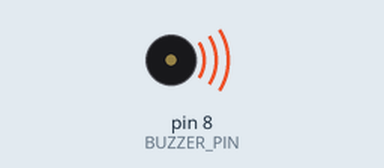
The sketch below on a simulated Arduino Uno, built with avr-gcc and run on an emulated ATmega328P. On the bench: buzzer (waves = sounding).

Above: at 0.15 s.
At 19.8 s:
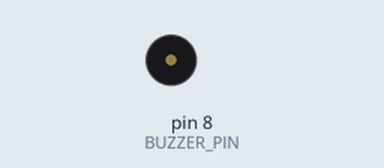
Timing chart, 0 to 21.3 s (numbered marks = the images above):
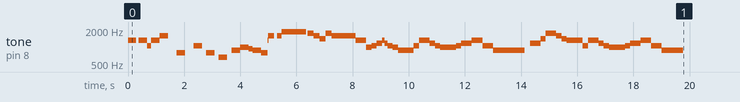

The sketch:

NonBlockingRtttl-demo-v1.0.101.ino
```cpp
#include <NonBlockingRtttl.h>

//project's contants
#define BUZZER_PIN 8
const char * tetris = "tetris:d=4,o=5,b=160:e6,8b,8c6,8d6,16e6,16d6,8c6,8b,a,8a,8c6,e6,8d6,8c6,b,8b,8c6,d6,e6,c6,a,2a,8p,d6,8f6,a6,8g6,8f6,e6,8e6,8c6,e6,8d6,8c6,b,8b,8c6,d6,e6,c6,a,a";
const char * arkanoid = "Arkanoid:d=4,o=5,b=140:8g6,16p,16g.6,2a#6,32p,8a6,8g6,8f6,8a6,2g6";
const char * mario = "mario:d=4,o=5,b=100:16e6,16e6,32p,8e6,16c6,8e6,8g6,8p,8g,8p,8c6,16p,8g,16p,8e,16p,8a,8b,16a#,8a,16g.,16e6,16g6,8a6,16f6,8g6,8e6,16c6,16d6,8b,16p,8c6,16p,8g,16p,8e,16p,8a,8b,16a#,8a,16g.,16e6,16g6,8a6,16f6,8g6,8e6,16c6,16d6,8b,8p,16g6,16f#6,16f6,16d#6,16p,16e6,16p,16g#,16a,16c6,16p,16a,16c6,16d6,8p,16g6,16f#6,16f6,16d#6,16p,16e6,16p,16c7,16p,16c7,16c7,p,16g6,16f#6,16f6,16d#6,16p,16e6,16p,16g#,16a,16c6,16p,16a,16c6,16d6,8p,16d#6,8p,16d6,8p,16c6";
byte songIndex = 0; //which song to play when the previous one finishes

void setup() {
  pinMode(BUZZER_PIN, OUTPUT);

  Serial.begin(115200);
  Serial.println();
}

void loop() {
  if ( !rtttl::isPlaying() )
  {
    if (songIndex == 0)
    {
      rtttl::begin(BUZZER_PIN, mario);
      songIndex++; //ready for next song

      //play for 5 sec then stop.
      //note: this is a blocking code section
      //use to demonstrate the use of stop
      unsigned long start = millis();
      while( millis() - start < 5000 )
      {
        rtttl::play();
      }
      rtttl::stop();

    }
    else if (songIndex == 1)
    {
      rtttl::begin(BUZZER_PIN, arkanoid);
      songIndex++; //ready for next song
    }
    else if (songIndex == 2)
    {
      rtttl::begin(BUZZER_PIN, tetris);
      songIndex++; //ready for next song
    }
  }
  else
  {
    rtttl::play();
  }
}
```

Measured:
- by itself, tone on pin 8 (BUZZER_PIN): plays 1318 Hz for 0.30 s, 1318 Hz for 0.30 s, 1046 Hz for 0.15 s, 1318 Hz for 0.30 s, 1567 Hz for 0.30 s, 783 Hz for 0.30 s … (58 notes in this stretch)
